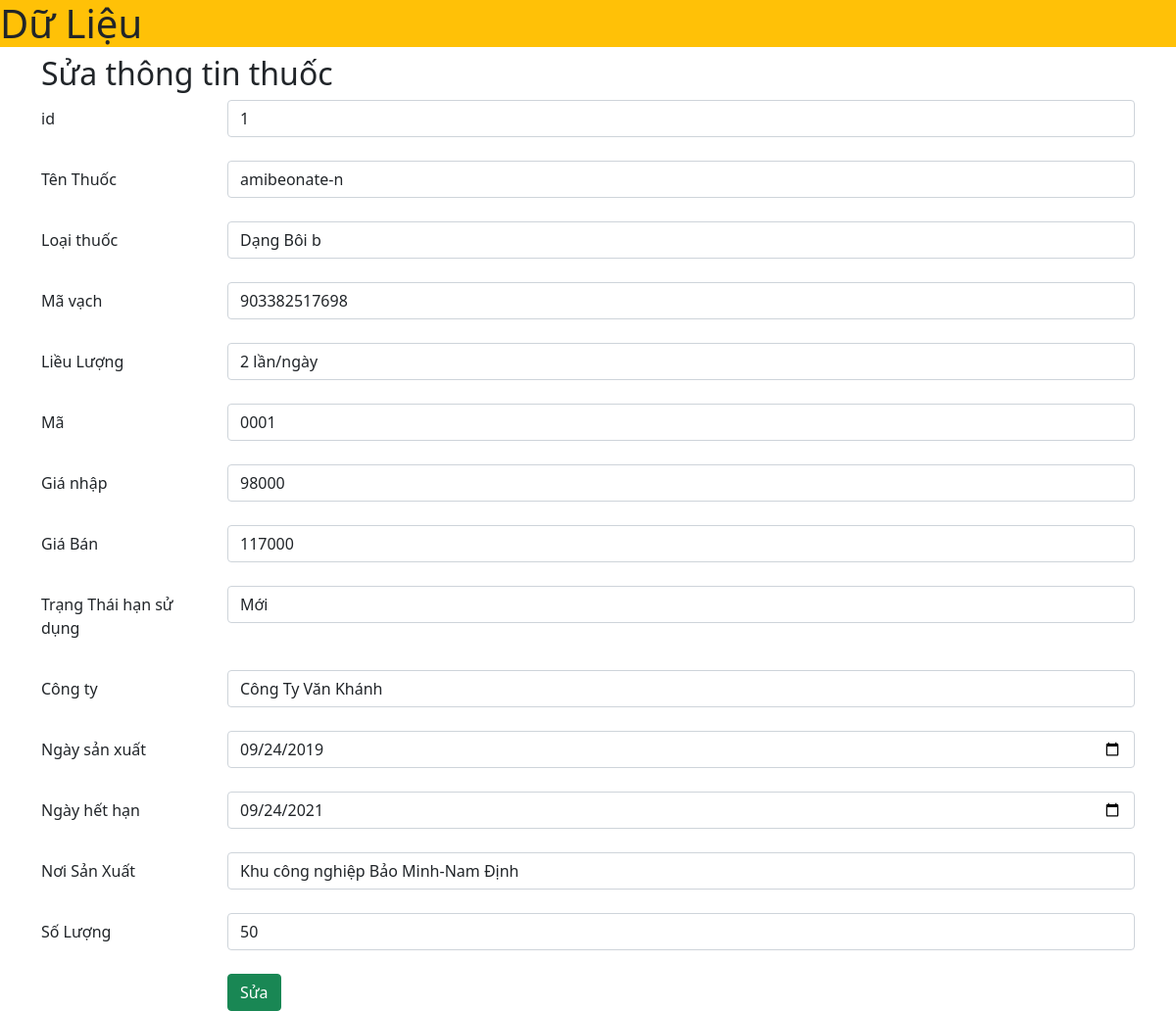
Screenshot of /admin/update.php?id=1 with the database file from the repository.
### tables this page shows
CREATE TABLE `drugs` (
  `id` int(11) NOT NULL,
  `name` varchar(50) DEFAULT NULL,
  `type` varchar(10) DEFAULT NULL,
  `barcode` varchar(25) DEFAULT NULL,
  `dose` varchar(30) DEFAULT NULL,
  `code` varchar(50) DEFAULT NULL,
  `cost_price` varchar(10) DEFAULT NULL,
  `selling_price` varchar(10) DEFAULT NULL,
  `expiry` varchar(40) DEFAULT NULL,
  `company_name` varchar(50) DEFAULT NULL,
  `production_date` date DEFAULT NULL,
  `expiration_date` date DEFAULT NULL,
  `place` varchar(50) DEFAULT NULL,
  `quantity` varchar(50) DEFAULT NULL
);

### admin/update.php (the view)
<?php
     include '../header.php';
     include '../config.php';
            $id=$_GET['id'];
            $sql1 = "SELECT * FROM drugs WHERE id=$id";
            $res1 = mysqli_query($conn, $sql1);
            if(mysqli_num_rows($res1) >0){
                    $row1 = mysqli_fetch_assoc($res1);
                    $name = $row1['name'];
                    $type = $row1['type'];
                    $barcode = $row1['barcode'];
                    $dose = $row1['dose'];
                    $code = $row1['code'];
                    $cost_price = $row1['cost_price'];
                    $selling_price = $row1['selling_price'];
                    $expiry = $row1['expiry'];
                    $company_name = $row1['company_name'];
                    $production_date = $row1['production_date'];
                    $expiration_date = $row1['expiration_date'];
                    $place = $row1['place'];
                    $quantity = $row1['quantity'];
                }
        ?>
         <main class="container">
            <h2>Sửa thông tin thuốc</h2>
                    <form action="process-update.php" method="post">
                        <div class="form-group row">
                                <label for="id" class="col-sm-2 col-form-label">id</label>
                                <div class="col-sm-10">
                                <input type="text" class="form-control" name="id" value="<?php echo $id ?>" id="id">
                                </div>
                            </div>
                            <br>
                            <div class="form-group row">
                                <label for="name" class="col-sm-2 col-form-label">Tên Thuốc</label>
                                <div class="col-sm-10">
                                <input type="text" class="form-control" name="name" value="<?php echo $name ?>" id="name">
                                </div>
                            </div>
                            <br>
                            <div class="form-group row">
                                <label for="type" class="col-sm-2 col-form-label">Loại thuốc</label>
                                <div class="col-sm-10">
                                <input type="text" class="form-control" value="<?php echo $type ?>" id="type" name="type">
                                </div>
                            </div>
                            <br>
                            <div class="form-group row">
                                <label for="barcode" class="col-sm-2 col-form-label">Mã vạch</label>
                                <div class="col-sm-10">
                                <input type="text" class="form-control" value="<?php echo $barcode ?>" id="barcode" name="barcode" >
                                </div>
                            </div>
                            <br>
                            <div class="form-group row">
                                <label for="dose" class="col-sm-2 col-form-label">Liều Lượng</label>
                                <div class="col-sm-10">
                                <input type="text" class="form-control" value="<?php echo $dose ?>" id="dose" name="dose">
                                </div>
                            </div>
                            <br>
                            <div class="form-group row">
                                <label for="code" class="col-sm-2 col-form-label">Mã</label>
                                <div class="col-sm-10">
                                <input type="text" class="form-control" value="<?php echo $code ?>"id="code" name="code">
                                </div>
                            </div>
                            <br>
                            <div class="form-group row">
                                <label for="cost_price" class="col-sm-2 col-form-label">Giá nhập</label>
                                <div class="col-sm-10">
                                <input type="text" class="form-control" value="<?php echo $cost_price ?>" id="cost_price" name="cost_price">
                                </div>
                            </div>
                            <br>
                            <div class="form-group row">
                                <label for="selling_price" class="col-sm-2 col-form-label">Giá Bán</label>
                                <div class="col-sm-10">
                                <input type="text" class="form-control" value="<?php echo $selling_price ?>" id="selling_price" name="selling_price" >
                                </div>
                            </div>
                            <br>
                            <div class="form-group row">
                                <label for="expiry" class="col-sm-2 col-form-label">Trạng Thái hạn sử dụng</label>
                                <div class="col-sm-10">
                                <input type="text" class="form-control" value="<?php echo $expiry ?>" id="expiry" name="expiry">
                                </div>
                            </div>
                            <br>
                            <div class="form-group row">
                                <label for="company_name" class="col-sm-2 col-form-label">Công ty</label>
                                <div class="col-sm-10">
                                <input type="text" class="form-control" value="<?php echo $company_name ?>" id="company_name" name="company_name">
                                </div>
                            </div>
                            <br>
                            <div class="form-group row">
                                <label for="production_date" class="col-sm-2 col-form-label">Ngày sản xuất</label>
                                <div class="col-sm-10">
                                <input type="date" class="form-control" value="<?php echo $production_date ?>" id="production_date" name="production_date">
                                </div>
                            </div>
                            <br>
                            <div class="form-group row">
                                <label for="expiration_date" class="col-sm-2 col-form-label">Ngày hết hạn</label>
                                <div class="col-sm-10">
                                <input type="date" class="form-control" value="<?php echo $expiration_date ?>" id="expiration_date" name="expiration_date" >
                                </div>
                            </div>
                            <br>
                            <div class="form-group row">
                                <label for="place" class="col-sm-2 col-form-label">Nơi Sản Xuất</label>
                                <div class="col-sm-10">
                                <input type="text" class="form-control" value="<?php echo $place ?>" id="place" name="place">
                                </div>
                            </div>
                            <br>
                            <div class="form-group row">
                                <label for="quantily" class="col-sm-2 col-form-label">Số Lượng</label>
                                <div class="col-sm-10">
                                <input type="text" class="form-control" value="<?php echo $quantity ?>" id="quantity" name="quantity">
                                </div>
                            </div>
                            <br>
                            <div class="form-group row">
                                <label for="update" class="col-sm-2 col-form-label"></label>
                                <div class="col-sm-10">
                                    <button type="submit" name="submit" class="btn btn-success">Sửa</button>
                                </div>
                            </div>
        </form>
    </main>

### rows the page displays
drugs: name "amibeonate-n", type "Dạng Bôi b", barcode "903382517698", dose "2 lần/ngày", code "0001", cost_price "98000", selling_price "117000", expiry "Mới", company_name "Công Ty Văn Khánh", production_date "09/24/2019", expiration_date "09/24/2021", place "Khu công nghiệp Bảo Minh-Nam Định", quantity "50"
